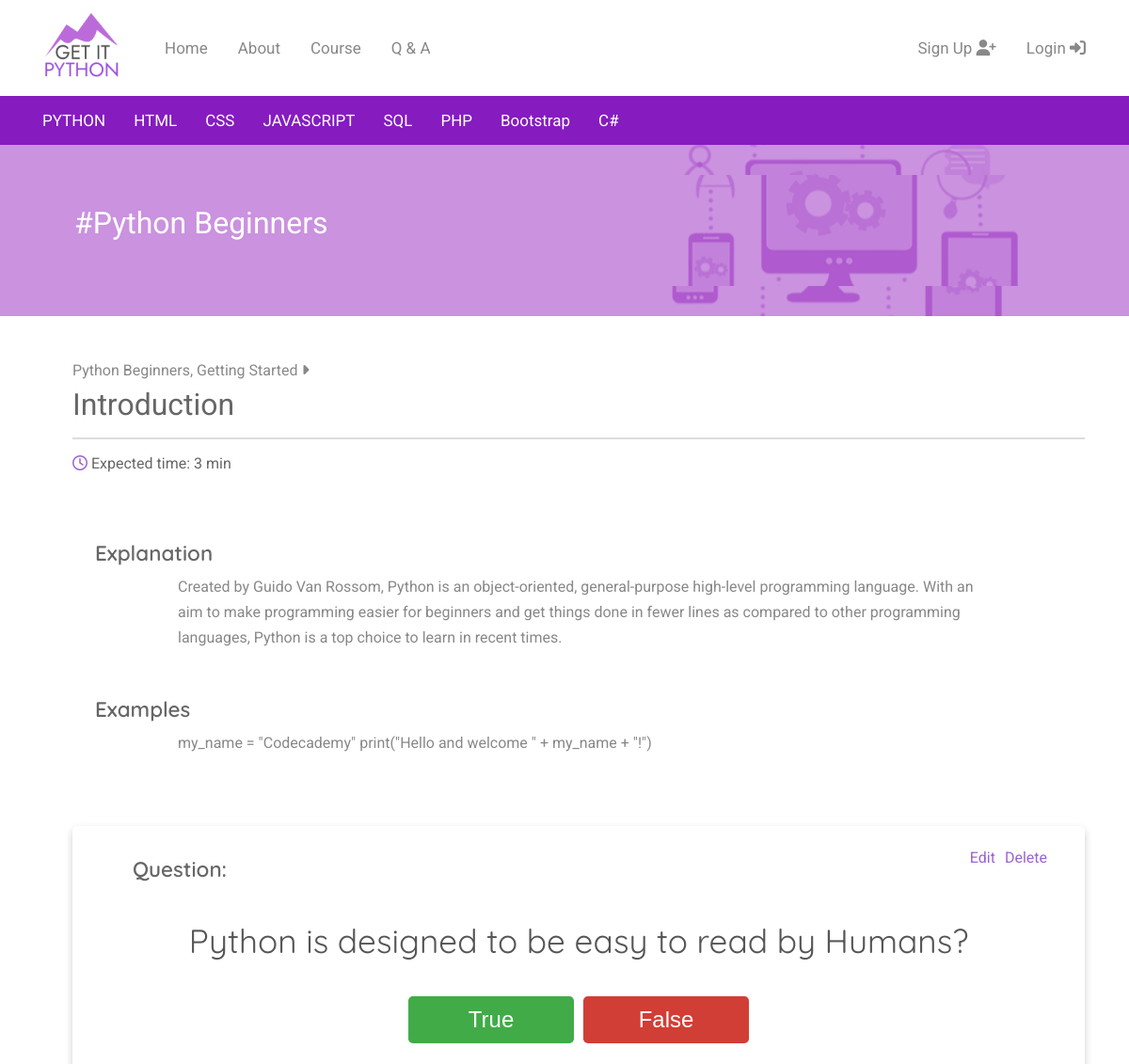
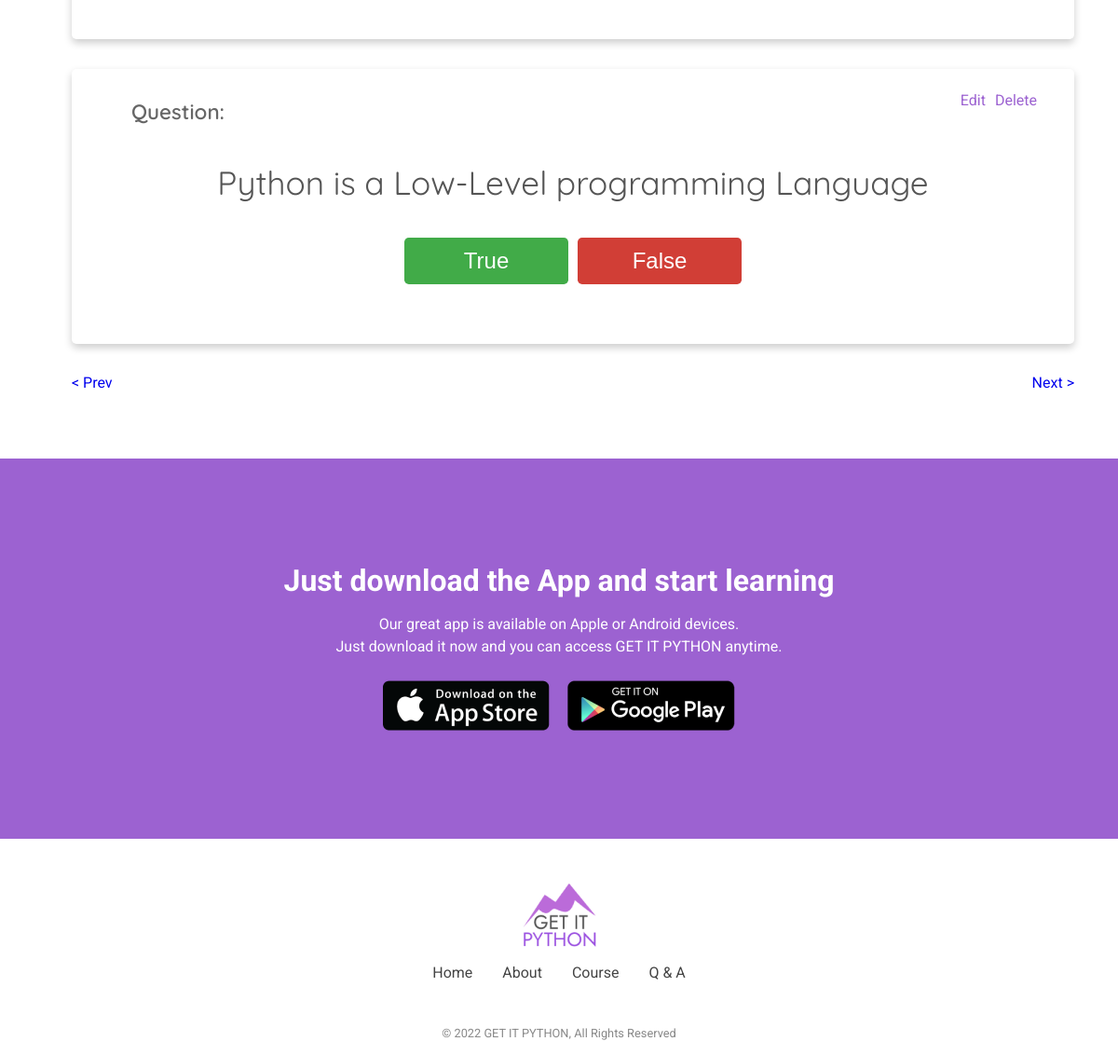
/course/courses/topic/content/1, run on the app's committed database (2 pictures, top to bottom).
### courses/models.py (models this page shows, shortened)
class Content(models.Model):
    topic = models.ForeignKey(Topic, on_delete= models.CASCADE, default=4)
    name = models.CharField(max_length=50, default="name here...")
    explanation = models.TextField(max_length=500, default="explanation here...")
    example = models.TextField(max_length=500, default="example here...")
    minutesToComplete = models.SmallIntegerField(default=8)
    template_user_result = models.SmallIntegerField(default=0)

class Topic(models.Model):
    course = models.ForeignKey(Course, on_delete= models.CASCADE)
    name = models.CharField(max_length=50, default="name here...")
    intro = models.TextField(max_length=500, default="intro here...")
    def __str__(self):
        str = self.course.name + ", " + self.name
        return str

class Course(models.Model):
    name = models.CharField(max_length=50)
    whatHeading = models.CharField(max_length=150, default="wHeading here...")
    whatDescription = models.TextField(max_length=500, default="wDescription here...")
    howHeading = models.CharField(max_length=150, default="hHeading here...")
    howDescription = models.TextField(max_length=500, default="hDescription here...")
    price = models.DecimalField(max_digits=10, decimal_places=2, default=10.00)
    template_user_result = models.SmallIntegerField(default=0)

class Question(models.Model):
    content = models.ForeignKey(Content, on_delete= models.CASCADE)
    question = models.CharField(max_length=100)
    answer = models.BooleanField()

### courses/views.py (the view)
# urls.py: path("courses/topic/content/<int:pk>", ContentDetailView.as_view(), name="content_detail"),
class ContentDetailView(DetailView):
    model = Content
    template_name = "courses/content_detail.html"
    def get(self, request, pk):
        content = Content.objects.get(pk=pk)
        prev_id= content.id - 1
        next_id= content.id + 1
        result_is_correct = None
        if request.user.is_authenticated:
            user_results = Result.objects.filter(user=request.user).all()
            context = {'content': content, 'prev_id': prev_id, 'next_id': next_id, 'result_is_correct': result_is_correct, 'user_results': user_results,}
        else:
            context = {'content': content, 'prev_id': prev_id, 'next_id': next_id, 'result_is_correct': result_is_correct }
        return render(request, 'courses/content_detail.html', context)

### courses/templates/courses/content_detail.html (shortened to what this page needs)
{% extends 'courses/course_base.html' %}
{% block course_header %}
    <div class="course_header_container">
        <div class="container">
            <div class="course_header_container">
                <div>
                    <h1 class="course_heading_white">#Python Beginners</h1>
                </div>
            </div>
        </div>
    </div>
{% endblock %}
{% block course_content %}
    <section class="container">
        <div class="course_container">
            <div class="course_content_container">
                <div class="course_course_intro_container">
                    <p class="content_detail_topic_title">
                        {{content.topic}}
                        <i class="fas fa-caret-right"></i>
                    </p>
                    <h1 class="course_heading">{{ content.name }}</h1>
                    <p class="course_border"><p>
                    <span class="course_progressbar_title">
                        <i class="far fa-clock" id="purple"></i>
                        Expected time: {{ content.minutesToComplete }}  min</span>
                </div>
                <h2 class="course_detail_title">Explanation</h2>
                <p class="course_detail_p"> {{ content.explanation }} </p>
                <h2 class="course_detail_title">Examples</h2>
                <p class="course_detail_p"> {{ content.example }} </p>
            </div>
            <br>
                {% for question in content.question_set.all %}
                    {% include 'components/question_card.html' %}
                {% endfor question %}
                <a href="{% url 'content_detail' pk=prev_id %}">< Prev</a>
                <a href="{% url 'content_detail' pk=next_id %}" style="float:right">Next ></a>
        </div>
    </section>
{% endblock %}

### courses/templates/components/question_card.html (shortened to what this page needs)
<div class="card_question">
    <div>
        <div style="float:right;">
            <a style="color:#9c62d1" href="#">Delete</a>
        </div>
        <div style="float:right;margin-right:10px;">
            <a style="color:#9c62d1" href="#">Edit</a>
        </div>
    </div>
    <h2 class="course_detail_title">Question:</h2>
        <h3 class="content_question">
            {{question.question}}
        </h3>
        <div class="btn_question_position_center">
            <button id="true_{{question.id}}" type="button" value="True" class="btn_question" style="background-color:#41ab48">
                True
            </button>
            <button id="false_{{question.id}}" type="button" value="True" class="btn_question" style="background-color:#d13e36">
                False
            </button>
        </div>
    <div class="result_container">
    </div>
</div>

### static/css/main.css (style rules this page uses)
* { margin: 0; padding: 0; box-sizing: border-box; }
body { font-family: Roboto, Arial, Helvetica, sans-serif; }
h3 { font-size: 35px; }
a { text-decoration: none; }
.container { padding-right: 15px; padding-left: 15px; margin-right: auto; margin-left: auto; }
button { border: none; border-radius: .3rem; transition-duration: 0.3s; }
@media (min-width: 768px) { .container { width: 750px; } }
@media (min-width: 992px) { .container { width: 970px; } }
@media (min-width: 1200px) { .container { width: 1170px; } }

### static/css/courses.css (style rules this page uses)
.course_container { padding: 3rem 3rem; margin-bottom: 1.5rem; }
.course_header_container { padding: 1rem 0 0 0; background-image: url("/static/images/course_background.png"); background-repeat: no-repeat; background-position: center; background-color: #CA92DF; }
.course_header_container { padding: 2rem; height: auto; }
@media screen and (max-width: 1200px) { .course_container { padding: 3rem 2rem; } }
.course_heading_white { color: #FFFFFF; font-family: Roboto, Arial, Helvetica, sans-serif; font-weight: 400; font-size: 2rem; margin-bottom: 1rem; }
.course_heading { color: #666666; font-family: Roboto, Arial, Helvetica, sans-serif; font-weight: 400; font-size: 2rem; margin-bottom: 1rem; }
.course_progressbar_title { color: #666666; padding-top: .2rem; width: 10.5rem; }
.course_border { width: 100%; height: auto; border-bottom: 2px solid #dddddd; margin-bottom: 1rem; }
.course_content_container { width: 100%; }
.course_course_intro_container { display: block; margin-bottom: 4rem; }
.course_detail_title { font-family: Quicksand, 'Franklin Gothic Medium', 'Arial Narrow', Arial, sans-serif; font-weight: 600; font-size: 1.4rem; padding: .5rem 0 .5rem 1.5rem; color: #666666; }
.course_detail_p { color: #888888; font-size: 1rem; line-height: 1.7rem; padding: 0 7rem; margin-bottom: 2.5rem; }
.content_detail_topic_title { font-family: Roboto, Arial, Helvetica, sans-serif; font-size: 1rem; font-weight: 400; color: #888888; margin-bottom: .5rem; }
.card_question { box-shadow: 0 4px 8px 0 rgba(0, 0, 0, 0.2); transition: 0.3s; margin: 1rem 0 2rem 0; padding: 1.5rem 2.5rem; border-radius: 5px; }
.content_question { font-family: Quicksand, 'Franklin Gothic Medium', 'Arial Narrow', Arial, sans-serif; font-weight: 400; text-align: center; font-size: 2.2rem; padding-top: 2rem; padding-bottom: 1.3rem; color: #555555; }
.btn_question_position_center { display: flex; justify-content: center; gap: 10px; margin: 1rem 0; }
.btn_question { font-size: 1.5rem; color: #FFFFFF; background-color: #9C62D1; padding: .7rem; width: 11rem; cursor: pointer; }
.result_container { padding-bottom: 1.5rem; }

### static/css/forum.css (style rules this page uses)
#purple { color: #9C62D1; }

### data on the page
Content: topic "Python Beginners, Getting Started", name "Introduction", minutesToComplete "3", explanation "Created by Guido Van Rossom, Python is an object-oriented, general-purpose high-level programming language. With an aim to make programming easier for beginners and get things done in fewer lines as compared to other programming languages, Python is a top choice to learn in recent times.", example "my_name = \"Codecademy\" print(\"Hello and welcome \" + my_name + \"!\")"
Question: question "Python is designed to be easy to read by Humans?"
Question: question "Python is a Low-Level programming Language"
